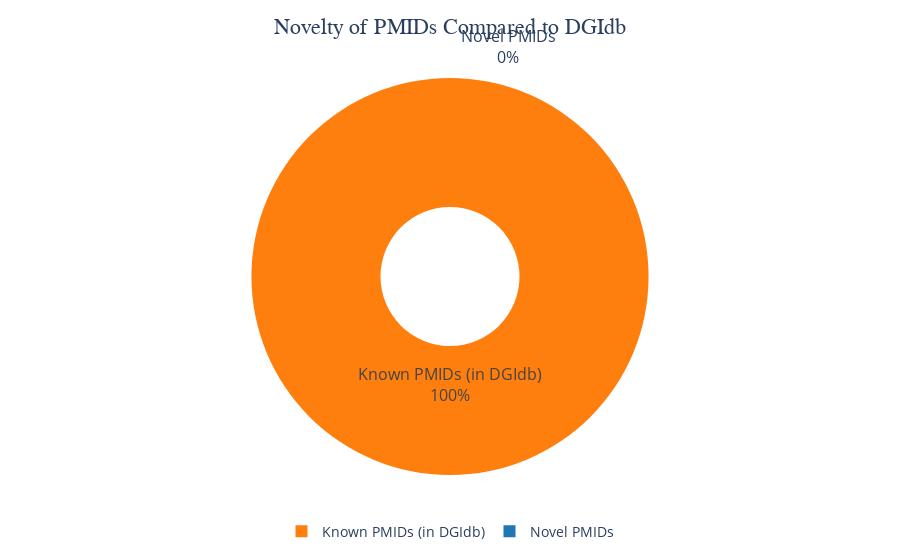

Write notebook code for a chart like this one.
### Code cell
import plotly.express as px

# Data summary
counts = {
    "Novel PMIDs": len(novel_pmids),
    "Known PMIDs (in DGIdb)": len(found_pmids)
}

# Create dataframe
plot_df = pd.DataFrame(list(counts.items()), columns=["Category", "Count"])

# Build pie chart
fig = px.pie(
    plot_df,
    names="Category",
    values="Count",
    color="Category",
    color_discrete_map={
        "Novel PMIDs": "#1f77b4",            # blue
        "Known PMIDs (in DGIdb)": "#ff7f0e"  # orange
    },
    hole=0.35  # makes it a donut chart, easier to read in talks/posters
)

# Update layout for professional styling
fig.update_traces(
    textinfo="label+percent",   # show both category and %
    textfont_size=16,
    pull=[0.05, 0]  # gently pull out the "Novel" slice for emphasis
)

fig.update_layout(
    title=dict(
        text="Novelty of PMIDs Compared to DGIdb",
        font=dict(size=22, family="Arial, sans-serif"),
        x=0.5, xanchor="center"
    ),
    legend=dict(
        font=dict(size=14),
        orientation="h",
        yanchor="bottom",
        y=-0.15,
        xanchor="center",
        x=0.5
    ),
    margin=dict(t=60, b=60, l=40, r=40)
)

fig.show()


import plotly
import plotly.io as pio

print("plotly:", plotly.__version__)

# Save as high-res PNG
fig.write_image("pmid_control_novelty_pie.png",
                engine="kaleido",
                width=1600, height=1200, scale=3)

# Vector versions (great for posters)
fig.write_image("pmid_control_novelty_pie.svg", engine="kaleido")
fig.write_image("pmid_control_novelty_pie.pdf", engine="kaleido")

### Figure 1 — Plotly figure (JSON) as saved in the notebook; plotly's stock layout.template omitted (floating-point values rounded to 4 significant figures)
{"data": [{"customdata": [["Novel PMIDs"], ["Known PMIDs (in DGIdb)"]], "domain": {"x": [0, 1], "y": [0, 1]}, "hole": 0.35, "hovertemplate": "Category=%{customdata[0]}<br>Count=%{value}<extra></extra>", "labels": ["Novel PMIDs", "Known PMIDs (in DGIdb)"], "legendgroup": "", "marker": {"colors": ["#1f77b4", "#ff7f0e"]}, "name": "", "pull": [0.05, 0], "showlegend": true, "textfont": {"size": 16}, "textinfo": "label+percent", "type": "pie", "values": [0, 88]}], "layout": {"legend": {"font": {"size": 14}, "orientation": "h", "tracegroupgap": 0, "x": 0.5, "xanchor": "center", "y": -0.15, "yanchor": "bottom"}, "margin": {"b": 60, "l": 40, "r": 40, "t": 60}, "title": {"font": {"family": "Arial, sans-serif", "size": 22}, "text": "Novelty of PMIDs Compared to DGIdb", "x": 0.5, "xanchor": "center"}}}
